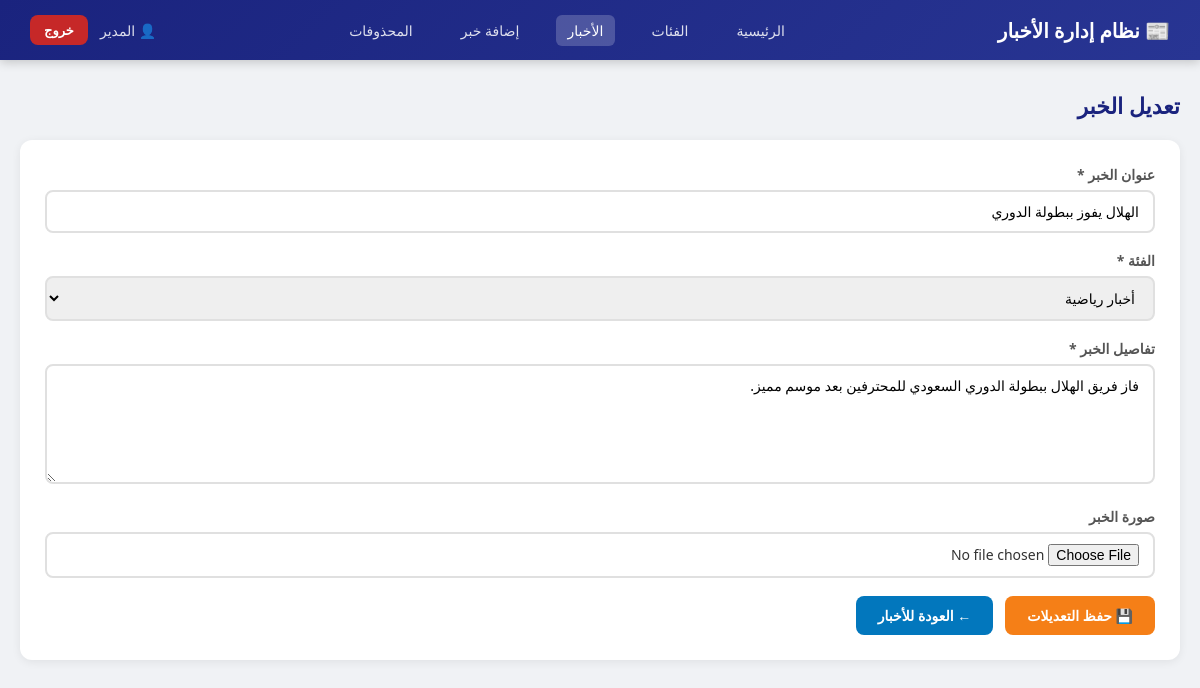
/edit_news.php?id=1 (signed in), run on the app's committed database.
### tables this page shows
CREATE TABLE IF NOT EXISTS news (
    id INT AUTO_INCREMENT PRIMARY KEY,
    title VARCHAR(255) NOT NULL,
    category_id INT NOT NULL,
    details TEXT NOT NULL,
    image VARCHAR(255),
    user_id INT NOT NULL,
    deleted TINYINT(1) DEFAULT 0,
    created_at TIMESTAMP DEFAULT CURRENT_TIMESTAMP,
    FOREIGN KEY (category_id) REFERENCES categories(id),
    FOREIGN KEY (user_id) REFERENCES users(id)
);

CREATE TABLE IF NOT EXISTS categories (
    id INT AUTO_INCREMENT PRIMARY KEY,
    name VARCHAR(100) NOT NULL,
    created_at TIMESTAMP DEFAULT CURRENT_TIMESTAMP
);

### edit_news.php (the view, shortened to what this page needs)
<?php
require_once 'includes/functions.php';
$id = isset($_GET['id']) ? (int)$_GET['id'] : 0;
$stmt = $pdo->prepare("SELECT * FROM news WHERE id = ? AND deleted = 0");
$stmt->execute([$id]);
$newsItem = $stmt->fetch(PDO::FETCH_ASSOC);
$categories = $pdo->query("SELECT * FROM categories ORDER BY name")->fetchAll(PDO::FETCH_ASSOC);
?>
<!DOCTYPE html>
<html lang="ar" dir="rtl">
<head>
    <link rel="stylesheet" href="includes/style.css">
</head>
<body>
<nav class="navbar">
    <div class="brand">📰 نظام إدارة الأخبار</div>
    <div class="nav-links">
        <a href="dashboard.php">الرئيسية</a>
        <a href="categories.php">الفئات</a>
        <a href="news.php" class="active">الأخبار</a>
        <a href="add_news.php">إضافة خبر</a>
        <a href="deleted_news.php">المحذوفات</a>
    </div>
    <div class="user-info">
        <span>👤 <?= htmlspecialchars($_SESSION['user_name']) ?></span>
        <a href="logout.php" class="btn btn-danger btn-sm">خروج</a>
    </div>
</nav>
<div class="container">
    <div class="page-title">تعديل الخبر</div>
    <div class="card">
        <form method="POST" enctype="multipart/form-data">
            <div class="form-group">
                <label>عنوان الخبر *</label>
                <input type="text" name="title" value="<?= htmlspecialchars($newsItem['title']) ?>" required>
            </div>
            <div class="form-group">
                <label>الفئة *</label>
                <select name="category_id" required>
                    <?php foreach ($categories as $cat): ?>
                        <option value="<?= $cat['id'] ?>" <?= $newsItem['category_id'] == $cat['id'] ? 'selected' : '' ?>>
                            <?= htmlspecialchars($cat['name']) ?>
                        </option>
                    <?php endforeach; ?>
                </select>
            </div>
            <div class="form-group">
                <label>تفاصيل الخبر *</label>
                <textarea name="details" required><?= htmlspecialchars($newsItem['details']) ?></textarea>
            </div>
            <div class="form-group">
                <label>صورة الخبر</label>
                <input type="file" name="image" accept="image/*">
            </div>
            <div style="display:flex; gap:12px;">
                <button type="submit" class="btn btn-warning">💾 حفظ التعديلات</button>
                <a href="news.php" class="btn btn-info">← العودة للأخبار</a>
            </div>
        </form>
    </div>
</div>
</body>
</html>

### includes/style.css (style rules this page uses)
* { margin: 0; padding: 0; box-sizing: border-box; }
body { font-family: 'Segoe UI', Tahoma, Geneva, Verdana, sans-serif; background: #f0f2f5; direction: rtl; color: #333; }
.form-group { margin-bottom: 18px; }
.form-group label { display: block; margin-bottom: 6px; font-weight: 600; color: #555; font-size: 14px; }
.form-group input, .form-group select, .form-group textarea { width: 100%; padding: 10px 14px; border: 2px solid #e0e0e0; border-radius: 8px; font-size: 14px; font-family: inherit; transition: border-color 0.3s; direction: rtl; }
.form-group textarea { height: 120px; resize: vertical; }
.btn { display: inline-block; padding: 10px 22px; border: none; border-radius: 8px; cursor: pointer; font-size: 14px; font-family: inherit; font-weight: 600; text-decoration: none; transition: all 0.3s; }
.btn-danger { background: #c62828; color: white; }
.btn-warning { background: #f57f17; color: white; }
.btn-info { background: #0277bd; color: white; }
.btn-sm { padding: 6px 14px; font-size: 13px; }
.navbar { background: linear-gradient(135deg, #1a237e, #283593); color: white; padding: 0 30px; display: flex; align-items: center; justify-content: space-between; height: 60px; box-shadow: 0 2px 10px rgba(0,0,0,0.2); position: sticky; top: 0; z-index: 100; }
.navbar .brand { font-size: 20px; font-weight: 700; }
.navbar .nav-links a { color: rgba(255,255,255,0.85); text-decoration: none; margin-right: 20px; font-size: 14px; padding: 6px 12px; border-radius: 6px; transition: all 0.3s; }
.navbar .nav-links a:hover, .navbar .nav-links a.active { background: rgba(255,255,255,0.2); color: white; }
.navbar .user-info { display: flex; align-items: center; gap: 12px; font-size: 14px; }
.navbar .user-info span { opacity: 0.85; }
.container { max-width: 1200px; margin: 30px auto; padding: 0 20px; }
.card { background: white; border-radius: 12px; padding: 25px; box-shadow: 0 2px 10px rgba(0,0,0,0.07); margin-bottom: 25px; }
.page-title { font-size: 22px; color: #1a237e; margin-bottom: 20px; font-weight: 700; }

### data on the page
news: title "الهلال يفوز ببطولة الدوري", category_id "أخبار رياضية", details "فاز فريق الهلال ببطولة الدوري السعودي للمحترفين بعد موسم مميز."

### other printed values
$_SESSION['user_name'] "المدير"
